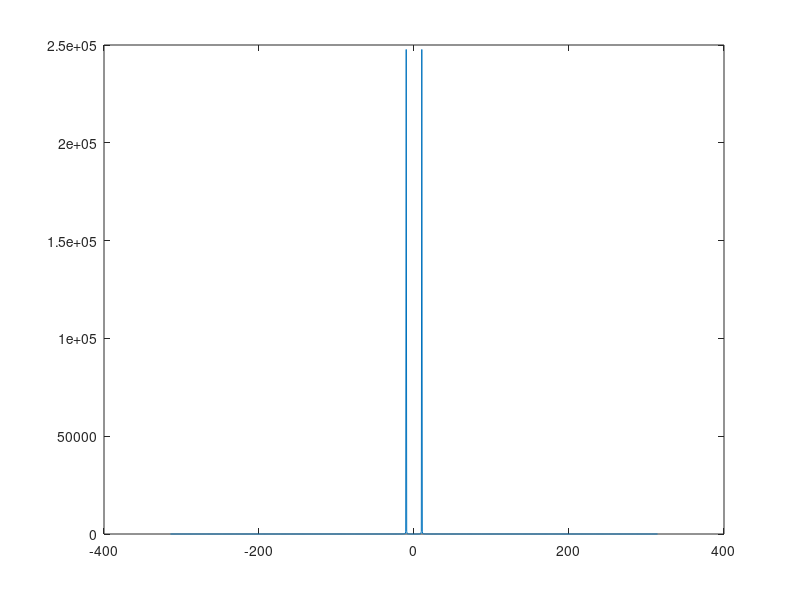

Source code (MATLAB):
xrange=-5:0.01:5;
x=sin(10*xrange);
yrange=2*pi/(xrange(end)-xrange(1))*((0:length(xrange)-1)-(length(xrange)-1)/2);
plot(yrange,fftshift(abs(fft(x)).^2));
findpeaks(fftshift(abs(fft(x)).^2))